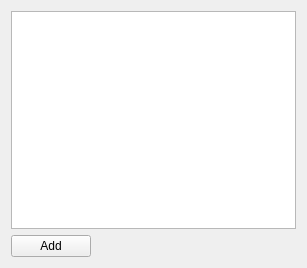
<?xml version="1.0" encoding="UTF-8"?>
<ui version="4.0">
 <class>TaskPanel</class>
 <widget class="QWidget" name="TaskPanel">
  <property name="geometry">
   <rect>
    <x>0</x>
    <y>0</y>
    <width>307</width>
    <height>268</height>
   </rect>
  </property>
  <property name="windowTitle">
   <string>Form</string>
  </property>
  <layout class="QGridLayout" name="gridLayout">
   <item row="0" column="0" colspan="2">
    <widget class="QListWidget" name="listWidget"/>
   </item>
   <item row="1" column="0">
    <widget class="QPushButton" name="pushButton">
     <property name="text">
      <string>Add</string>
     </property>
    </widget>
   </item>
   <item row="1" column="1">
    <spacer name="horizontalSpacer">
     <property name="orientation">
      <enum>Qt::Horizontal</enum>
     </property>
     <property name="sizeHint" stdset="0">
      <size>
       <width>205</width>
       <height>20</height>
      </size>
     </property>
    </spacer>
   </item>
  </layout>
 </widget>
 <resources/>
 <connections/>
</ui>
